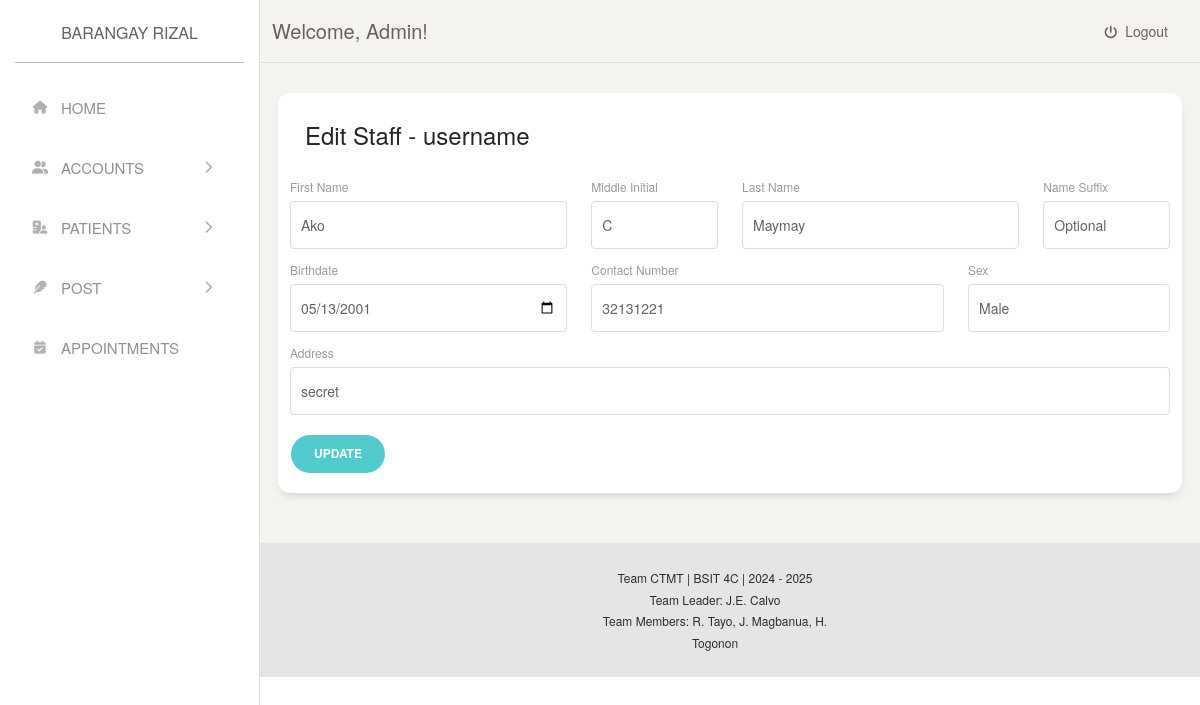
/admin/accounts/editstaff.php?staff_id=1 (signed in), run on the app's committed database.
### tables this page shows
CREATE TABLE `tbl_staff` (
  `staff_id` int(11) NOT NULL,
  `staff_username` varchar(50) NOT NULL,
  `staff_password` varchar(255) NOT NULL,
  `staff_firstName` varchar(100) NOT NULL,
  `staff_midInitial` char(1) DEFAULT NULL,
  `staff_lastName` varchar(100) NOT NULL,
  `staff_suffix` varchar(10) DEFAULT NULL,
  `staff_birthDate` date NOT NULL,
  `staff_contactNumber` varchar(15) NOT NULL,
  `staff_sex` enum('Male','Female') NOT NULL,
  `staff_address` text NOT NULL,
  `staff_photo` varchar(255) DEFAULT NULL,
  `staff_status` enum('pending','approved','rejected') DEFAULT 'pending',
  `created_at` timestamp NOT NULL DEFAULT CURRENT_TIMESTAMP
);

### admin/accounts/editstaff.php (the view, shortened to what this page needs)
<?php
include '../../includes/conn.php';
if (isset($_GET['staff_id'])) {
  $staffId = $_GET['staff_id'];
  $sql = "SELECT * FROM tbl_staff WHERE staff_id = ?";
  $stmt = $mysqli->prepare($sql);
  $stmt->bind_param("i", $staffId);
  $stmt->execute();
  $result = $stmt->get_result();
  $staff = $result->fetch_assoc();
}
?>
<!DOCTYPE html>
<html>
<head>
  <?php include '../../templates/links.php'; ?>
</head>
<body>
  <div class="wrapper">
    <?php include '../templates/sidebar.php'; ?>
    <div class="main-panel">
      <?php include '../templates/topnav.php'; ?>
      <div class="content">
        <div class="row">
          <div class="card table-with-links">
            <div class="card-header">
              <h4 class="card-title">Edit Staff - <?php echo $staff['staff_username']; ?></h4>
            </div>
            <div class="card-body table-full-width">
              <form action="../../includes/admin/staffManagementController.php" method="POST">
                <div class="row">
                  <div class="col-md-4 pr-1">
                    <div class="form-group">
                      <label for="staff_fName">First Name</label>
                      <input type="text" name="staff_firstName" id="staff_fName" class="form-control" value="<?php echo $staff['staff_firstName']; ?>" required>
                    </div>
                  </div>
                  <div class="col-md-2 pr-1">
                    <div class="form-group">
                      <label for="staff_midInitial">Middle Initial</label>
                      <input type="text" name="staff_midInitial" id="staff_midInitial" class="form-control" value="<?php echo $staff['staff_midInitial']; ?>" required>
                    </div>
                  </div>
                  <div class="col-md-4 pr-1">
                    <div class="form-group">
                      <label for="staff_lName">Last Name</label>
                      <input type="text" name="staff_lastName" id="staff_lName" class="form-control" value="<?php echo $staff['staff_lastName']; ?>" required>
                    </div>
                  </div>
                  <div class="col-md-2 pr-1">
                    <div class="form-group">
                      <label for="staff_suffix">Name Suffix</label>
                      <select name="staff_suffix" id="staff_suffix" class="form-control">
                        <option value="" <?php echo ($staff['staff_suffix'] == '') ? 'selected' : ''; ?>>Optional</option>
                      </select>
                    </div>
                  </div>
                </div>
                <div class="row">
                  <div class="col-md-4">
                    <div class="form-group">
                      <label for="staff_bDay">Birthdate</label>
                      <input type="date" class="form-control" id="staff_bDay" name="staff_birthDate" value="<?php echo $staff['staff_birthDate']; ?>" required>
                    </div>
                  </div>
                  <div class="col-md-5">
                    <div class="form-group">
                      <label for="staff_number">Contact Number</label>
                      <input type="text" class="form-control" id="staff_number" name="staff_contactNumber" value="<?php echo $staff['staff_contactNumber']; ?>" required>
                    </div>
                  </div>
                  <div class="col-md-3">
                    <div class="form-group">
                      <label for="staff_sex">Sex</label>
                      <select name="staff_sex" id="staff_sex" class="form-control" required>
                        <option value="Male" <?php if ($staff['staff_sex'] == 'Male') echo 'selected'; ?>>Male</option>
                      </select>
                    </div>
                  </div>
                </div>
                <div class="row">
                  <div class="form-group">
                    <label for="staff_address">Address</label>
                    <input type="text" class="form-control" id="staff_address" name="staff_address" value="<?php echo $staff['staff_address']; ?>" required>
                  </div>
                </div>
                <div class="row">
                  <div class="col d-flex justify-content-between align-items-center">
                    <button type="submit" name="update" class="btn btn-primary btn-round">Update</button>
                  </div>
                </div>
              </form>
            </div>
          </div>
        </div>
      </div>
      <?php include '../../templates/footer.php'; ?>
    </div>
  </div>
</body>
</html>

### styles/vars.css (style rules this page uses)
:root { --neutral50: #fafafa; --neutral100: #f5f5f5; --neutral200: #e5e5e5; --neutral300: #d4d4d4; --neutral400: #a3a3a3; --neutral500: #737373; --neutral600: #525252; --neutral700: #404040; --neutral800: #262626; --neutral900: #171717; --neutral950: #0a0a0a; --warning50: #fffbeb; --warning100: #fef3c7; --warning200: #fde68a; --warning300: #fcd34d; --warning400: #fbbf24; --warning500: #f59e0b; --warning600: #d97706; --warning700: #b45309; --warning800: #92400e; --warning900: #78350f; --warning950: #451a03; --success50: #f0fdf4; --success100: #dcfce7; --success200: #bbf7d0; --success300: #86efac; --success400: #4ade80; --success500: #22c55e; --success600: #16a34a; --success700: #15803d; --success800: #166534; --success900: #14532d; --success950: #052e16; --danger50: #fef2f2; --danger100: #fee2e2; --danger200: #fecaca; --danger300: #fca5a5; --danger400: #f87171; --danger500: #ef4444; --danger600: #dc2626; --danger700: #b91c1c; --danger800: #991b1b; --danger900: #7f1d1d; --danger950: #450a0a; --primary50: #eff6ff; --primary100: #dbeafe; --primary200: #bfdbfe; --primary300: #93c5fd; --primary400: #60a5fa; --primary500: #3b82f6; --primary600: #2563eb; --primary700: #1d4ed8; --primary800: #1e40af; --primary900: #1e3a8a; --primary950: #172554; }

### styles/forms.css (style rules this page uses)
.form-group { display: block; }
.form-control { border: 1px solid var(--neutral200); padding: 12px 16px; outline: none; border-radius: 6px; display: block; width: 100%; transition: all 250ms ease-in-out; }
input.form-control, select.form-control { height: 48px; }
.form-control::placeholder { color: var(--neutral400); }

### styles/paddings.css (style rules this page uses)
.pr-1 { padding-right: 4px; }

### data on the page
tbl_staff: staff_username "username", staff_firstName "Ako", staff_midInitial "C", staff_lastName "Maymay", staff_suffix "Optional", staff_birthDate "05/13/2001", staff_contactNumber "32131221", staff_sex "Male", staff_address "secret"

### other printed values
$_SESSION['admin_username'] "Admin"
